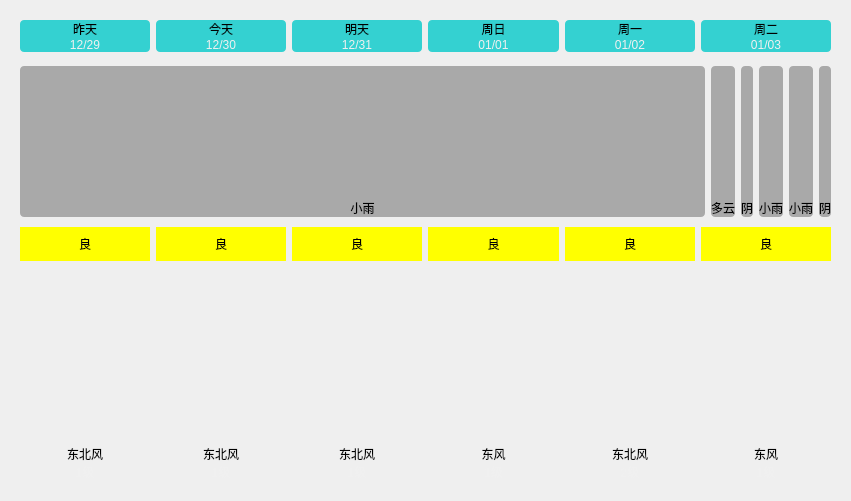
    <widget class="QWidget" name="widget_11" native="true">
     <property name="geometry">
      <rect>
       <x>20</x>
       <y>200</y>
       <width>851</width>
       <height>501</height>
      </rect>
     </property>
     <layout class="QVBoxLayout" name="verticalLayout_4">
      <property name="spacing">
       <number>0</number>
      </property>
      <item>
       <widget class="QWidget" name="widget_5" native="true">
        <property name="styleSheet">
         <string notr="true">QLabel {
	background-color: rgba(0, 200, 200, 200);
	border-radius: 4px;
}</string>
        </property>
        <layout class="QGridLayout" name="gridLayout_2">
         <property name="horizontalSpacing">
          <number>6</number>
         </property>
         <property name="verticalSpacing">
          <number>0</number>
         </property>
         <item row="0" column="0">
          <widget class="QLabel" name="lblWeek0">
           <property name="styleSheet">
            <string notr="true">border-bottom-left-radius: 0px;
border-bottom-right-radius: 0px;</string>
           </property>
           <property name="text">
            <string>昨天</string>
           </property>
           <property name="alignment">
            <set>Qt::AlignCenter</set>
           </property>
          </widget>
         </item>
         <item row="0" column="1">
          <widget class="QLabel" name="lblWeek1">
           <property name="styleSheet">
            <string notr="true">border-bottom-left-radius: 0px;
border-bottom-right-radius: 0px;</string>
           </property>
           <property name="text">
            <string>今天</string>
           </property>
           <property name="alignment">
            <set>Qt::AlignCenter</set>
           </property>
          </widget>
         </item>
         <item row="0" column="2">
          <widget class="QLabel" name="lblWeek2">
           <property name="styleSheet">
            <string notr="true">border-bottom-left-radius: 0px;
border-bottom-right-radius: 0px;</string>
           </property>
           <property name="text">
            <string>明天</string>
           </property>
           <property name="alignment">
            <set>Qt::AlignCenter</set>
           </property>
          </widget>
         </item>
         <item row="0" column="3">
          <widget class="QLabel" name="lblWeek3">
           <property name="styleSheet">
            <string notr="true">border-bottom-left-radius: 0px;
border-bottom-right-radius: 0px;</string>
           </property>
           <property name="text">
            <string>周日</string>
           </property>
           <property name="alignment">
            <set>Qt::AlignCenter</set>
           </property>
          </widget>
         </item>
         <item row="0" column="4">
          <widget class="QLabel" name="lblWeek4">
           <property name="styleSheet">
            <string notr="true">border-bottom-left-radius: 0px;
border-bottom-right-radius: 0px;</string>
           </property>
           <property name="text">
            <string>周一</string>
           </property>
           <property name="alignment">
            <set>Qt::AlignCenter</set>
           </property>
          </widget>
         </item>
         <item row="0" column="5">
          <widget class="QLabel" name="lblWeek5">
           <property name="styleSheet">
            <string notr="true">border-bottom-left-radius: 0px;
border-bottom-right-radius: 0px;</string>
           </property>
           <property name="text">
            <string>周二</string>
           </property>
           <property name="alignment">
            <set>Qt::AlignCenter</set>
           </property>
          </widget>
         </item>
         <item row="1" column="0">
          <widget class="QLabel" name="lblDate0">
           <property name="styleSheet">
            <string notr="true">border-top-left-radius: 0px;
border-top-right-radius: 0px;
color: rgb(240, 240, 240);</string>
           </property>
           <property name="text">
            <string>12/29</string>
           </property>
           <property name="alignment">
            <set>Qt::AlignCenter</set>
           </property>
          </widget>
         </item>
         <item row="1" column="1">
          <widget class="QLabel" name="lblDate1">
           <property name="styleSheet">
            <string notr="true">border-top-left-radius: 0px;
border-top-right-radius: 0px;
color: rgb(240, 240, 240);</string>
           </property>
           <property name="text">
            <string>12/30</string>
           </property>
           <property name="alignment">
            <set>Qt::AlignCenter</set>
           </property>
          </widget>
         </item>
         <item row="1" column="2">
          <widget class="QLabel" name="lblDate2">
           <property name="styleSheet">
            <string notr="true">border-top-left-radius: 0px;
border-top-right-radius: 0px;
color: rgb(240, 240, 240);</string>
           </property>
           <property name="text">
            <string>12/31</string>
           </property>
           <property name="alignment">
            <set>Qt::AlignCenter</set>
           </property>
          </widget>
         </item>
         <item row="1" column="3">
          <widget class="QLabel" name="lblDate3">
           <property name="styleSheet">
            <string notr="true">border-top-left-radius: 0px;
border-top-right-radius: 0px;
color: rgb(240, 240, 240);</string>
           </property>
           <property name="text">
            <string>01/01</string>
           </property>
           <property name="alignment">
            <set>Qt::AlignCenter</set>
           </property>
          </widget>
         </item>
         <item row="1" column="4">
          <widget class="QLabel" name="lblDate4">
           <property name="styleSheet">
            <string notr="true">border-top-left-radius: 0px;
border-top-right-radius: 0px;
color: rgb(240, 240, 240);</string>
           </property>
           <property name="text">
            <string>01/02</string>
           </property>
           <property name="alignment">
            <set>Qt::AlignCenter</set>
           </property>
          </widget>
         </item>
         <item row="1" column="5">
          <widget class="QLabel" name="lblDate5">
           <property name="styleSheet">
            <string notr="true">border-top-left-radius: 0px;
border-top-right-radius: 0px;
color: rgb(240, 240, 240);</string>
           </property>
           <property name="text">
            <string>01/03</string>
           </property>
           <property name="alignment">
            <set>Qt::AlignCenter</set>
           </property>
          </widget>
         </item>
        </layout>
       </widget>
      </item>
      <item>
       <widget class="QWidget" name="widget_6" native="true">
        <property name="styleSheet">
         <string notr="true">QLabel {
	background-color: rgba(60, 60, 60, 100);
	border-radius: 4px;
}</string>
        </property>
        <layout class="QGridLayout" name="gridLayout_3">
         <property name="topMargin">
          <number>5</number>
         </property>
         <property name="bottomMargin">
          <number>5</number>
         </property>
         <property name="verticalSpacing">
          <number>0</number>
         </property>
         <item row="0" column="6">
          <widget class="QLabel" name="lblTypeIcon5">
           <property name="styleSheet">
            <string notr="true">border-bottom-left-radius: 0px;
border-bottom-right-radius: 0px;</string>
           </property>
           <property name="text">
            <string/>
           </property>
           <property name="pixmap">
            <pixmap resource="main.qrc">:/res/type/Yin.png</pixmap>
           </property>
           <property name="scaledContents">
            <bool>true</bool>
           </property>
           <property name="alignment">
            <set>Qt::AlignCenter</set>
           </property>
          </widget>
         </item>
         <item row="0" column="2">
          <widget class="QLabel" name="lblTypeIcon1">
           <property name="styleSheet">
            <string notr="true">border-bottom-left-radius: 0px;
border-bottom-right-radius: 0px;</string>
           </property>
           <property name="text">
            <string/>
           </property>
           <property name="pixmap">
            <pixmap resource="main.qrc">:/res/type/DuoYun.png</pixmap>
           </property>
           <property name="scaledContents">
            <bool>true</bool>
           </property>
           <property name="alignment">
            <set>Qt::AlignCenter</set>
           </property>
          </widget>
         </item>
         <item row="0" column="3">
          <widget class="QLabel" name="lblTypeIcon2">
           <property name="styleSheet">
            <string notr="true">border-bottom-left-radius: 0px;
border-bottom-right-radius: 0px;</string>
           </property>
           <property name="text">
            <string/>
           </property>
           <property name="pixmap">
            <pixmap resource="main.qrc">:/res/type/Yin.png</pixmap>
           </property>
           <property name="scaledContents">
            <bool>true</bool>
           </property>
           <property name="alignment">
            <set>Qt::AlignCenter</set>
           </property>
          </widget>
         </item>
         <item row="1" column="5">
          <widget class="QLabel" name="lblType4">
           <property name="styleSheet">
            <string notr="true">border-top-left-radius: 0px;
border-top-right-radius: 0px;</string>
           </property>
           <property name="text">
            <string>小雨</string>
           </property>
           <property name="alignment">
            <set>Qt::AlignCenter</set>
           </property>
          </widget>
         </item>
         <item row="1" column="0">
          <widget class="QLabel" name="lblType0">
           <property name="styleSheet">
            <string notr="true">border-top-left-radius: 0px;
border-top-right-radius: 0px;</string>
           </property>
           <property name="text">
            <string>小雨</string>
           </property>
           <property name="alignment">
            <set>Qt::AlignCenter</set>
           </property>
          </widget>
         </item>
         <item row="1" column="2">
          <widget class="QLabel" name="lblType1">
           <property name="styleSheet">
            <string notr="true">border-top-left-radius: 0px;
border-top-right-radius: 0px;</string>
           </property>
           <property name="text">
            <string>多云</string>
           </property>
           <property name="alignment">
            <set>Qt::AlignCenter</set>
           </property>
          </widget>
         </item>
         <item row="0" column="5">
          <widget class="QLabel" name="lblTypeIcon4">
           <property name="styleSheet">
            <string notr="true">border-bottom-left-radius: 0px;
border-bottom-right-radius: 0px;</string>
           </property>
           <property name="text">
            <string/>
           </property>
           <property name="pixmap">
            <pixmap resource="main.qrc">:/res/type/XiaoYu.png</pixmap>
           </property>
           <property name="scaledContents">
            <bool>true</bool>
           </property>
           <property name="alignment">
            <set>Qt::AlignCenter</set>
           </property>
          </widget>
         </item>
         <item row="1" column="3">
          <widget class="QLabel" name="lblType2">
           <property name="styleSheet">
            <string notr="true">border-top-left-radius: 0px;
border-top-right-radius: 0px;</string>
           </property>
           <property name="text">
            <string>阴</string>
           </property>
           <property name="alignment">
            <set>Qt::AlignCenter</set>
           </property>
          </widget>
         </item>
         <item row="1" column="6">
          <widget class="QLabel" name="lblType5">
           <property name="styleSheet">
            <string notr="true">border-top-left-radius: 0px;
border-top-right-radius: 0px;</string>
           </property>
           <property name="text">
            <string>阴</string>
           </property>
           <property name="alignment">
            <set>Qt::AlignCenter</set>
           </property>
          </widget>
         </item>
         <item row="1" column="4">
          <widget class="QLabel" name="lblType3">
           <property name="styleSheet">
            <string notr="true">border-top-left-radius: 0px;
border-top-right-radius: 0px;</string>
           </property>
           <property name="text">
            <string>小雨</string>
           </property>
           <property name="alignment">
            <set>Qt::AlignCenter</set>
           </property>
          </widget>
         </item>
         <item row="0" column="4">
          <widget class="QLabel" name="lblTypeIcon3">
           <property name="styleSheet">
            <string notr="true">border-bottom-left-radius: 0px;
border-bottom-right-radius: 0px;</string>
           </property>
           <property name="text">
            <string/>
           </property>
           <property name="pixmap">
            <pixmap resource="main.qrc">:/res/type/XiaoYu.png</pixmap>
           </property>
           <property name="scaledContents">
            <bool>true</bool>
           </property>
           <property name="alignment">
            <set>Qt::AlignCenter</set>
           </property>
          </widget>
         </item>
         <item row="0" column="0">
          <widget class="QLabel" name="lblTypeIcon0">
           <property name="sizePolicy">
            <sizepolicy hsizetype="MinimumExpanding" vsizetype="MinimumExpanding">
             <horstretch>100</horstretch>
             <verstretch>100</verstretch>
            </sizepolicy>
           </property>
           <property name="minimumSize">
            <size>
             <width>0</width>
             <height>0</height>
            </size>
           </property>
           <property name="maximumSize">
            <size>
             <width>1000</width>
             <height>1000</height>
            </size>
           </property>
           <property name="styleSheet">
            <string notr="true">border-bottom-left-radius: 0px;
border-bottom-right-radius: 0px;</string>
           </property>
           <property name="text">
            <string/>
           </property>
           <property name="pixmap">
            <pixmap resource="main.qrc">:/res/type/XiaoYu.png</pixmap>
           </property>
           <property name="scaledContents">
            <bool>true</bool>
           </property>
           <property name="alignment">
            <set>Qt::AlignCenter</set>
           </property>
           <property name="indent">
            <number>-1</number>
           </property>
           <property name="openExternalLinks">
            <bool>false</bool>
           </property>
          </widget>
         </item>
        </layout>
       </widget>
      </item>
      <item>
       <widget class="QWidget" name="widget_9" native="true">
        <property name="styleSheet">
         <string notr="true">color: rgb(0, 0, 0);</string>
        </property>
        <layout class="QHBoxLayout" name="horizontalLayout_11">
         <property name="topMargin">
          <number>5</number>
         </property>
         <property name="bottomMargin">
          <number>5</number>
         </property>
         <item>
          <widget class="QLabel" name="lblQuality0">
           <property name="styleSheet">
            <string notr="true">background-color: rgb(255, 255, 0);
padding:8px;</string>
           </property>
           <property name="text">
            <string>良</string>
           </property>
           <property name="alignment">
            <set>Qt::AlignCenter</set>
           </property>
          </widget>
         </item>
         <item>
          <widget class="QLabel" name="lblQuality1">
           <property name="styleSheet">
            <string notr="true">background-color: rgb(255, 255, 0);</string>
           </property>
           <property name="text">
            <string>良</string>
           </property>
           <property name="alignment">
            <set>Qt::AlignCenter</set>
           </property>
          </widget>
         </item>
         <item>
          <widget class="QLabel" name="lblQuality2">
           <property name="styleSheet">
            <string notr="true">background-color: rgb(255, 255, 0);</string>
           </property>
           <property name="text">
            <string>良</string>
           </property>
           <property name="alignment">
            <set>Qt::AlignCenter</set>
           </property>
          </widget>
         </item>
         <item>
          <widget class="QLabel" name="lblQuality3">
           <property name="styleSheet">
            <string notr="true">background-color: rgb(255, 255, 0);</string>
           </property>
           <property name="text">
            <string>良</string>
           </property>
           <property name="alignment">
            <set>Qt::AlignCenter</set>
           </property>
          </widget>
         </item>
         <item>
          <widget class="QLabel" name="lblQuality4">
           <property name="styleSheet">
            <string notr="true">background-color: rgb(255, 255, 0);</string>
           </property>
           <property name="text">
            <string>良</string>
           </property>
           <property name="alignment">
            <set>Qt::AlignCenter</set>
           </property>
          </widget>
         </item>
         <item>
          <widget class="QLabel" name="lblQuality5">
           <property name="styleSheet">
            <string notr="true">background-color: rgb(255, 255, 0);</string>
           </property>
           <property name="text">
            <string>良</string>
           </property>
           <property name="alignment">
            <set>Qt::AlignCenter</set>
           </property>
          </widget>
         </item>
        </layout>
       </widget>
      </item>
      <item>
       <widget class="QWidget" name="widget_7" native="true">
        <layout class="QVBoxLayout" name="verticalLayout_5">
         <property name="spacing">
          <number>0</number>
         </property>
         <property name="topMargin">
          <number>5</number>
         </property>
         <property name="bottomMargin">
          <number>5</number>
         </property>
         <item>
          <widget class="QLabel" name="lblHighCurve">
           <property name="minimumSize">
            <size>
             <width>0</width>
             <height>80</height>
            </size>
           </property>
           <property name="maximumSize">
            <size>
             <width>10000</width>
             <height>10000</height>
            </size>
           </property>
           <property name="styleSheet">
            <string notr="true">border-bottom-left-radius: 0px;
border-bottom-right-radius: 0px;</string>
           </property>
           <property name="text">
            <string/>
           </property>
           <property name="alignment">
            <set>Qt::AlignCenter</set>
           </property>
          </widget>
         </item>
         <item>
          <widget class="QLabel" name="lblLowCurve">
           <property name="minimumSize">
            <size>
             <width>0</width>
             <height>80</height>
            </size>
           </property>
           <property name="maximumSize">
            <size>
             <width>10000</width>
             <height>10000</height>
            </size>
           </property>
           <property name="styleSheet">
            <string notr="true">border-top-left-radius: 0px;
border-top-right-radius: 0px;</string>
           </property>
           <property name="text">
            <string/>
           </property>
           <property name="alignment">
            <set>Qt::AlignCenter</set>
           </property>
          </widget>
         </item>
        </layout>
       </widget>
      </item>
      <item>
       <widget class="QWidget" name="widget_8" native="true">
        <layout class="QGridLayout" name="gridLayout_4">
         <property name="verticalSpacing">
          <number>0</number>
         </property>
         <item row="0" column="0">
          <widget class="QLabel" name="lblFx0">
           <property name="styleSheet">
            <string notr="true">border-bottom-left-radius: 0px;
border-bottom-right-radius: 0px;</string>
           </property>
           <property name="text">
            <string>东北风</string>
           </property>
           <property name="alignment">
            <set>Qt::AlignCenter</set>
           </property>
          </widget>
         </item>
         <item row="0" column="1">
          <widget class="QLabel" name="lblFx1">
           <property name="styleSheet">
            <string notr="true">border-bottom-left-radius: 0px;
border-bottom-right-radius: 0px;</string>
           </property>
           <property name="text">
            <string>东北风</string>
           </property>
           <property name="alignment">
            <set>Qt::AlignCenter</set>
           </property>
          </widget>
         </item>
         <item row="0" column="2">
          <widget class="QLabel" name="lblFx2">
           <property name="styleSheet">
            <string notr="true">border-bottom-left-radius: 0px;
border-bottom-right-radius: 0px;</string>
           </property>
           <property name="text">
            <string>东北风</string>
           </property>
           <property name="alignment">
            <set>Qt::AlignCenter</set>
           </property>
          </widget>
         </item>
         <item row="0" column="3">
          <widget class="QLabel" name="lblFx3">
           <property name="styleSheet">
            <string notr="true">border-bottom-left-radius: 0px;
border-bottom-right-radius: 0px;</string>
           </property>
           <property name="text">
            <string>东风</string>
           </property>
           <property name="alignment">
            <set>Qt::AlignCenter</set>
           </property>
          </widget>
         </item>
         <item row="0" column="4">
          <widget class="QLabel" name="lblFx4">
           <property name="styleSheet">
            <string notr="true">border-bottom-left-radius: 0px;
border-bottom-right-radius: 0px;</string>
           </property>
           <property name="text">
            <string>东北风</string>
           </property>
           <property name="alignment">
            <set>Qt::AlignCenter</set>
           </property>
          </widget>
         </item>
         <item row="0" column="5">
          <widget class="QLabel" name="lblFx5">
           <property name="styleSheet">
            <string notr="true">border-bottom-left-radius: 0px;
border-bottom-right-radius: 0px;</string>
           </property>
           <property name="text">
            <string>东风</string>
           </property>
           <property name="alignment">
            <set>Qt::AlignCenter</set>
           </property>
          </widget>
         </item>
         <item row="1" column="0">
          <widget class="QLabel" name="lblFl0">
           <property name="styleSheet">
            <string notr="true">border-top-left-radius: 0px;
border-top-right-radius: 0px;
color: rgb(240, 240, 240);</string>
           </property>
           <property name="text">
            <string>1级</string>
           </property>
           <property name="alignment">
            <set>Qt::AlignCenter</set>
           </property>
          </widget>
         </item>
         <item row="1" column="1">
          <widget class="QLabel" name="lblFl1">
           <property name="styleSheet">
            <string notr="true">border-top-left-radius: 0px;
border-top-right-radius: 0px;
color: rgb(240, 240, 240);</string>
           </property>
           <property name="text">
            <string>1级</string>
           </property>
           <property name="alignment">
            <set>Qt::AlignCenter</set>
           </property>
          </widget>
         </item>
         <item row="1" column="2">
          <widget class="QLabel" name="lblFl2">
           <property name="styleSheet">
            <string notr="true">border-top-left-radius: 0px;
border-top-right-radius: 0px;
color: rgb(240, 240, 240);</string>
           </property>
           <property name="text">
            <string>1级</string>
           </property>
           <property name="alignment">
            <set>Qt::AlignCenter</set>
           </property>
          </widget>
         </item>
         <item row="1" column="3">
          <widget class="QLabel" name="lblFl3">
           <property name="styleSheet">
            <string notr="true">border-top-left-radius: 0px;
border-top-right-radius: 0px;
color: rgb(240, 240, 240);</string>
           </property>
           <property name="text">
            <string>1级</string>
           </property>
           <property name="alignment">
            <set>Qt::AlignCenter</set>
           </property>
          </widget>
         </item>
         <item row="1" column="4">
          <widget class="QLabel" name="lblFl4">
           <property name="styleSheet">
            <string notr="true">border-top-left-radius: 0px;
border-top-right-radius: 0px;
color: rgb(240, 240, 240);</string>
           </property>
           <property name="text">
            <string>2级</string>
           </property>
           <property name="alignment">
            <set>Qt::AlignCenter</set>
           </property>
          </widget>
         </item>
         <item row="1" column="5">
          <widget class="QLabel" name="lblFl5">
           <property name="styleSheet">
            <string notr="true">border-top-left-radius: 0px;
border-top-right-radius: 0px;
color: rgb(240, 240, 240);</string>
           </property>
           <property name="text">
            <string>1级</string>
           </property>
           <property name="alignment">
            <set>Qt::AlignCenter</set>
           </property>
          </widget>
         </item>
        </layout>
       </widget>
      </item>
     </layout>
    </widget>
